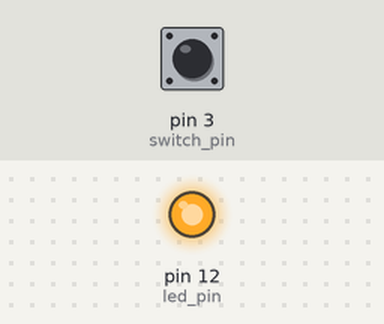
A sketch run on a simulated Arduino Uno, built with avr-gcc and run on an emulated ATmega328P. Shown: output pins drawn as LEDs (lit = HIGH). The inputs (shaded band) are chosen by the test bench; at power-on: pin 3 (switch_pin) LOW.

Above: at 1.2 s.
1.3 s: pin 3 (switch_pin) pulled HIGH for 0.15 s
At 1.37 s:
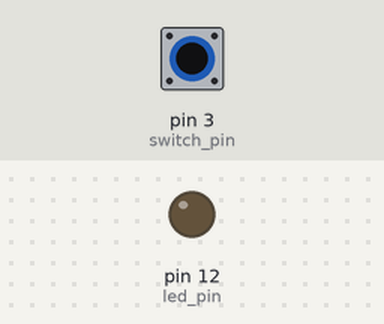
2.9 s: pin 3 (switch_pin) pulled HIGH for 3.2 s
At 7.3 s:
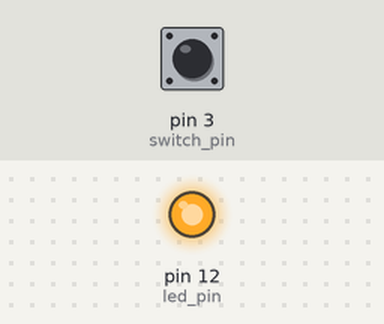
Timing chart, 0 to 8.8 s (numbered marks = the images above; inputs shaded):
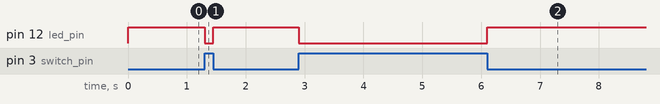

The sketch:

Dip_Switch_On_Off.ino
```cpp
int switch_pin = 3;
int led_pin = 12;
//int led_pin2 = 13;
byte leds = 0;

void setup() {
  pinMode(switch_pin, INPUT);
  pinMode(led_pin, OUTPUT);
}
//To add another LED, copy the code and edit for pin
void loop() {
  if(digitalRead(switch_pin) == HIGH){
    digitalWrite(led_pin, LOW);
  }
  if(digitalRead(switch_pin) == LOW){
    digitalWrite(led_pin, HIGH);
  }
}
```

Measured:
- after the input at 1.3 s, pin 12 (led_pin): HIGH → LOW at once, → HIGH 0.15 s later
- after the input at 2.9 s, pin 12 (led_pin): HIGH → LOW at once, → HIGH 3.2 s later
